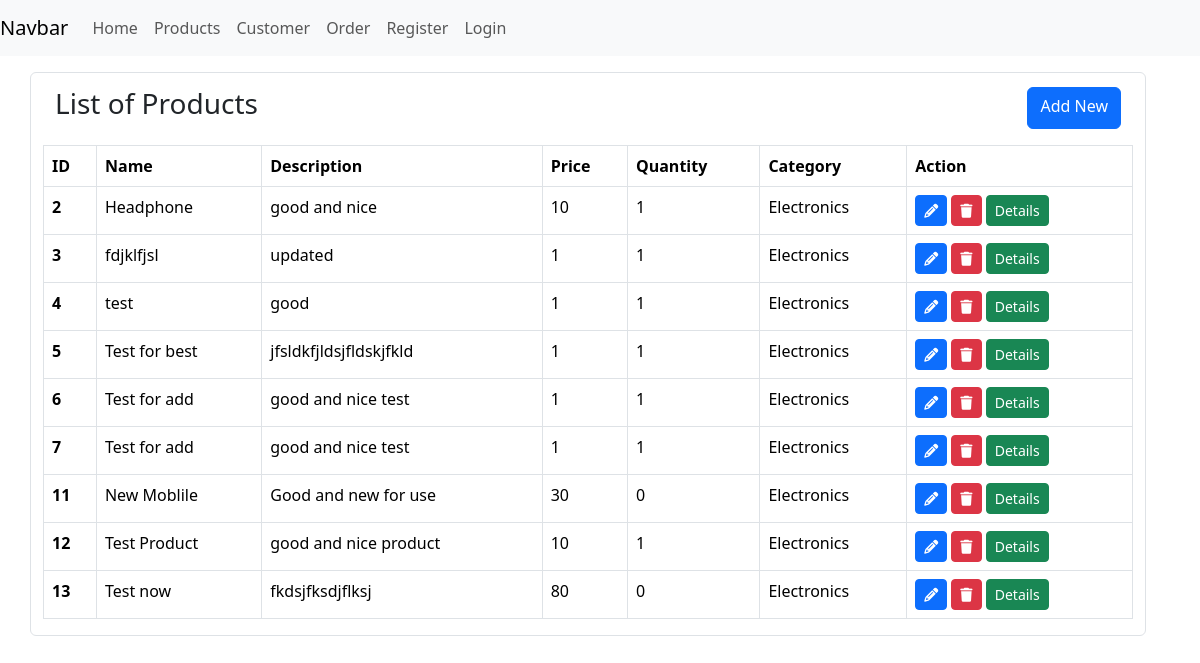
Before: /product/list with the older database file.
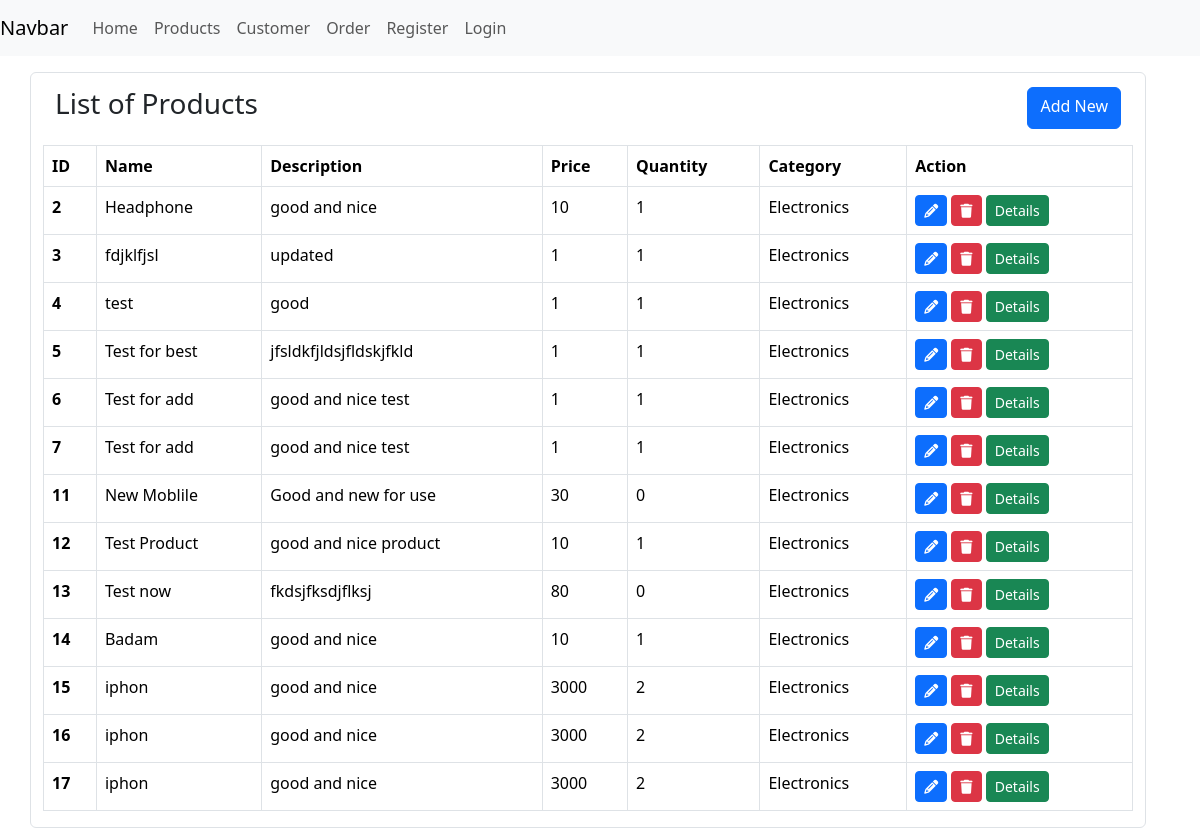
After: the same page with the newer database file.
### e_app/models.py (models this page shows, shortened)
class Product(models.Model):
    name = models.CharField(max_length = 100)
    description = models.TextField()
    price = models.IntegerField()
    quantity = models.PositiveIntegerField()
    category = models.ForeignKey(Category, on_delete = models.CASCADE)

class Category(models.Model):
    name = models.CharField(max_length = 100)
    description = models.TextField()
    def __str__(self):
        return str(self.name)

### e_app/views.py (the view)
# urls.py: path("product/list",views.product_list,name='product_list'),
def product_list(request):
    try:
        products = Product.objects.all()
    except Product.DoesNotExist:
        products = []
    context = {"products": products}
    return render(request, 'products/index.html', context=context)

### e_app/templates/products/index.html
{% extends '../base.html' %} {% block content %}
<div class="t-header">
  <h3>List of Products</h3>
  <a href="{% url 'add_product' %}" class="btn btn-primary">Add New</a>
</div>
<table class="table table-hover mt-3 table-bordered">
  <thead>
    <tr>
      <th scope="col">ID</th>
      <th scope="col">Name</th>
      <th scope="col">Description</th>
      <th scope="col">Price</th>
      <th scope="col">Quantity</th>
      <th scope="col">Category</th>
      <th scope="col">Action</th>
    </tr>
  </thead>
  <tbody>
    {% for product in products %}
    <tr>
      <th scope="row">{{product.id}}</th>
      <td>{{product.name}}</td>
      <td>{{product.description}}</td>
      <td>{{product.price}}</td>
      <td>{{product.quantity}}</td>
      <td>{{product.category}}</td>
      <td>
        <a
          href="{% url 'update_product' product.id %}"
          class="btn btn-primary btn-sm"
          ><i class="fa fa-pencil" aria-hidden="true"></i
        ></a>
        <a
          href="{% url 'delete_product' product.id %}"
          class="btn btn-danger btn-sm"
        >
          <i class="fa fa-trash" aria-hidden="true"></i
        ></a>
        <a
          href="{% url 'product_detail' product.id %}"
          class="btn btn-success btn-sm"
          >Details</a
        >
      </td>
    </tr>
    {% endfor %}
  </tbody>
</table>
{% endblock %}

### e_app/templates/base.html (shortened to what this page needs)
<!DOCTYPE html>
<html lang="en">
  <head>
  </head>
  <link
    href="https://cdn.jsdelivr.net/npm/bootstrap@5.3.2/dist/css/bootstrap.min.css"
    rel="stylesheet"
  />
  <link
    rel="stylesheet"
    href="https://cdnjs.cloudflare.com/ajax/libs/font-awesome/6.5.1/css/all.min.css"
  />
  <body>
    <nav class="navbar navbar-expand-lg navbar-light bg-light">
      <a class="navbar-brand" href="#">Navbar</a>
      <div class="collapse navbar-collapse" id="navbarSupportedContent">
        <ul class="navbar-nav mr-auto">
          <li class="nav-item active">
            <a class="nav-link" href="/"
              >Home <span class="sr-only">(current)</span></a
            >
          </li>
          <li class="nav-item">
            <a class="nav-link" href="{% url 'product_list' %}">Products</a>
          </li>
          <li class="nav-item">
            <a class="nav-link" href="{% url 'customer_list' %}">Customer</a>
          </li>
          <li class="nav-item">
            <a class="nav-link" href="{% url 'order_list' %}">Order</a>
          </li>
          <li class="nav-item dropdown">
            <a class="nav-link" href="{% url 'register' %}"> Register </a>
          </li>
          <li class="nav-item">
            <a class="nav-link" href="{% url 'login' %}">Login</a>
          </li>
        </ul>
      </div>
    </nav>
    <div class="container">
      <div
        class="row justify-content-center container mt-3 pt-1 border rounded"
      >
        {% block content %} {% endblock %}
      </div>
    </div>
  </body>
</html>

### e_app/templates/base.html (style rules this page uses)
.t-header { display: flex; justify-content: space-between; margin-top: 10px; }

Changed rows visible on the page:
added Product: id "14", name "Badam", description "good and nice", price "10", quantity "1", category "Electronics"
added Product: id "15", name "iphon", description "good and nice", price "3000", quantity "2", category "Electronics"
added Product: id "16", name "iphon", description "good and nice", price "3000", quantity "2", category "Electronics"
added Product: id "17", name "iphon", description "good and nice", price "3000", quantity "2", category "Electronics"
